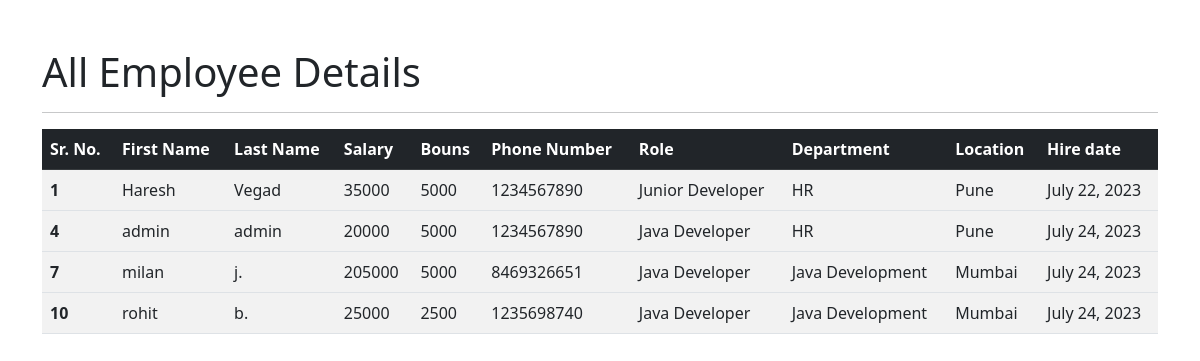
Page /all_emp/ on the committed database.
### emp_app/models.py (models this page shows, shortened)
class Employee(models.Model):
    first_name = models.CharField(max_length=100, null=False)
    last_name = models.CharField(max_length=100)
    dep = models.ForeignKey(Department, on_delete=models.CASCADE)
    salary = models.IntegerField(default=0)
    bonus = models.IntegerField(default=0)
    role = models.ForeignKey(Role, on_delete=models.CASCADE)
    phone = models.IntegerField(default=0)
    hire_data = models.DateField()

class Role(models.Model):
    name = models.CharField(max_length=100, null=False)

class Department(models.Model):
    name = models.CharField(max_length=100, null=False)
    location = models.CharField(max_length=100)

### emp_app/views.py (the view)
# urls.py: path('all_emp/', views.all_emp, name = "all_emp"),
def all_emp(request):
    emps = Employee.objects.all()
    context = {
        'emps' : emps
    }
    return render(request, 'view_all_emp.html', context)

### emp_app/templates/view_all_emp.html (shortened to what this page needs)
<!DOCTYPE html>
<html lang="en">
<head>
    <link href="https://cdn.jsdelivr.net/npm/bootstrap@5.3.0/dist/css/bootstrap.min.css" rel="stylesheet">
</head>
<body>
    <div class="container mt-5">
        <h1>All Employee Details</h1>
        <hr>
        <table class="table table-striped">
            <thead class="table-dark">
              <tr>
                <th scope="col">Sr. No.</th>
                <th scope="col">First Name</th>
                <th scope="col">Last Name</th>
                <th scope="col">Salary</th>
                <th scope="col">Bouns</th>
                <th scope="col">Phone Number</th>
                <th scope="col">Role</th>
                <th scope="col">Department</th>
                <th scope="col">Location</th>
                <th scope="col">Hire date</th>
              </tr>
            </thead>
            {% for emp in  emps %}
            <tbody>
              <tr>
                <th scope="row">{{emp.id}}</th>
                <td>{{emp.first_name}}</td>
                <td>{{emp.last_name}}</td>
                <td>{{emp.salary}}</td>
                <td>{{emp.bonus}}</td>
                <td>{{emp.phone}}</td>
                <td>{{emp.role.name}}</td>
                <td>{{emp.dep.name}}</td>
                <td>{{emp.dep.location}}</td>
                <td>{{emp.hire_data}}</td>
              </tr>
            </tbody>
            {% endfor %}
          </table>
    </div>
</body>
</html>

### rows in the picture
Employee: id "1", first_name "Haresh", last_name "Vegad", salary "35000", bonus "5000", phone "1234567890", role.name "Junior Developer", dep.name "HR", dep.location "Pune", hire_data "July 22, 2023"
Employee: id "4", first_name "admin", last_name "admin", salary "20000", bonus "5000", phone "1234567890", role.name "Java Developer", dep.name "HR", dep.location "Pune", hire_data "July 24, 2023"
Employee: id "7", first_name "milan", last_name "j.", salary "205000", bonus "5000", phone "8469326651", role.name "Java Developer", dep.name "Java Development", dep.location "Mumbai", hire_data "July 24, 2023"
Employee: id "10", first_name "rohit", last_name "b.", salary "25000", bonus "2500", phone "1235698740", role.name "Java Developer", dep.name "Java Development", dep.location "Mumbai", hire_data "July 24, 2023"
